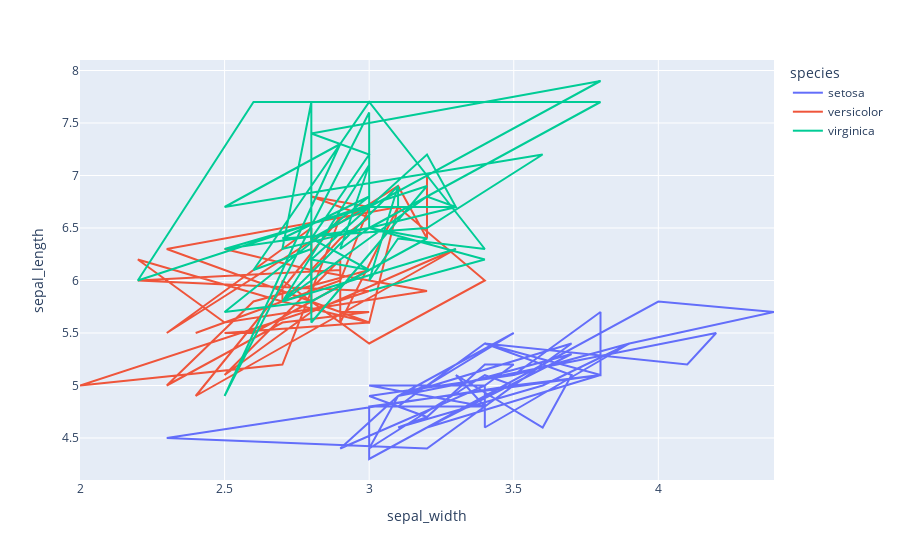

Here is the notebook cell this chart was saved with:
### Code cell
fig = px.line(df, x="sepal_width", y="sepal_length", color="species")
fig.show()

### Figure 1 — Plotly figure (JSON) as saved in the notebook; plotly's stock layout.template omitted (floating-point values rounded to 4 significant figures)
{"data": [{"hovertemplate": "species=setosa<br>sepal_width=%{x}<br>sepal_length=%{y}<extra></extra>", "legendgroup": "setosa", "line": {"color": "#636efa", "dash": "solid"}, "marker": {"symbol": "circle"}, "mode": "lines", "name": "setosa", "orientation": "v", "showlegend": true, "type": "scatter", "x": [3.5, 3.0, 3.2, 3.1, 3.6, 3.9, 3.4, 3.4, 2.9, 3.1, 3.7, 3.4, 3.0, 3.0, 4.0, 4.4, 3.9, 3.5, 3.8, 3.8, 3.4, 3.7, 3.6, 3.3, 3.4, 3.0, 3.4, 3.5, 3.4, 3.2, 3.1, 3.4, 4.1, 4.2, 3.1, 3.2, 3.5, 3.1, 3.0, 3.4, 3.5, 2.3, 3.2, 3.5, 3.8, 3.0, 3.8, 3.2, 3.7, 3.3], "xaxis": "x", "y": [5.1, 4.9, 4.7, 4.6, 5.0, 5.4, 4.6, 5.0, 4.4, 4.9, 5.4, 4.8, 4.8, 4.3, 5.8, 5.7, 5.4, 5.1, 5.7, 5.1, 5.4, 5.1, 4.6, 5.1, 4.8, 5.0, 5.0, 5.2, 5.2, 4.7, 4.8, 5.4, 5.2, 5.5, 4.9, 5.0, 5.5, 4.9, 4.4, 5.1, 5.0, 4.5, 4.4, 5.0, 5.1, 4.8, 5.1, 4.6, 5.3, 5.0], "yaxis": "y"}, {"hovertemplate": "species=versicolor<br>sepal_width=%{x}<br>sepal_length=%{y}<extra></extra>", "legendgroup": "versicolor", "line": {"color": "#EF553B", "dash": "solid"}, "marker": {"symbol": "circle"}, "mode": "lines", "name": "versicolor", "orientation": "v", "showlegend": true, "type": "scatter", "x": [3.2, 3.2, 3.1, 2.3, 2.8, 2.8, 3.3, 2.4, 2.9, 2.7, 2.0, 3.0, 2.2, 2.9, 2.9, 3.1, 3.0, 2.7, 2.2, 2.5, 3.2, 2.8, 2.5, 2.8, 2.9, 3.0, 2.8, 3.0, 2.9, 2.6, 2.4, 2.4, 2.7, 2.7, 3.0, 3.4, 3.1, 2.3, 3.0, 2.5, 2.6, 3.0, 2.6, 2.3, 2.7, 3.0, 2.9, 2.9, 2.5, 2.8], "xaxis": "x", "y": [7.0, 6.4, 6.9, 5.5, 6.5, 5.7, 6.3, 4.9, 6.6, 5.2, 5.0, 5.9, 6.0, 6.1, 5.6, 6.7, 5.6, 5.8, 6.2, 5.6, 5.9, 6.1, 6.3, 6.1, 6.4, 6.6, 6.8, 6.7, 6.0, 5.7, 5.5, 5.5, 5.8, 6.0, 5.4, 6.0, 6.7, 6.3, 5.6, 5.5, 5.5, 6.1, 5.8, 5.0, 5.6, 5.7, 5.7, 6.2, 5.1, 5.7], "yaxis": "y"}, {"hovertemplate": "species=virginica<br>sepal_width=%{x}<br>sepal_length=%{y}<extra></extra>", "legendgroup": "virginica", "line": {"color": "#00cc96", "dash": "solid"}, "marker": {"symbol": "circle"}, "mode": "lines", "name": "virginica", "orientation": "v", "showlegend": true, "type": "scatter", "x": [3.3, 2.7, 3.0, 2.9, 3.0, 3.0, 2.5, 2.9, 2.5, 3.6, 3.2, 2.7, 3.0, 2.5, 2.8, 3.2, 3.0, 3.8, 2.6, 2.2, 3.2, 2.8, 2.8, 2.7, 3.3, 3.2, 2.8, 3.0, 2.8, 3.0, 2.8, 3.8, 2.8, 2.8, 2.6, 3.0, 3.4, 3.1, 3.0, 3.1, 3.1, 3.1, 2.7, 3.2, 3.3, 3.0, 2.5, 3.0, 3.4, 3.0], "xaxis": "x", "y": [6.3, 5.8, 7.1, 6.3, 6.5, 7.6, 4.9, 7.3, 6.7, 7.2, 6.5, 6.4, 6.8, 5.7, 5.8, 6.4, 6.5, 7.7, 7.7, 6.0, 6.9, 5.6, 7.7, 6.3, 6.7, 7.2, 6.2, 6.1, 6.4, 7.2, 7.4, 7.9, 6.4, 6.3, 6.1, 7.7, 6.3, 6.4, 6.0, 6.9, 6.7, 6.9, 5.8, 6.8, 6.7, 6.7, 6.3, 6.5, 6.2, 5.9], "yaxis": "y"}], "layout": {"legend": {"title": {"text": "species"}, "tracegroupgap": 0}, "margin": {"t": 60}, "xaxis": {"anchor": "y", "domain": [0, 1], "title": {"text": "sepal_width"}}, "yaxis": {"anchor": "x", "domain": [0, 1], "title": {"text": "sepal_length"}}}}
